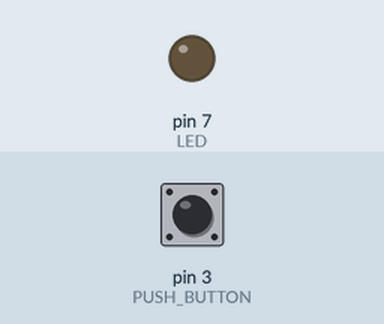
Recording of a sketch running on a simulated Arduino Uno, built with avr-gcc and run on an emulated ATmega328P. Shown: output pins drawn as LEDs (lit = HIGH). The inputs (shaded band) are chosen by the test bench; at power-on: pin 3 (PUSH_BUTTON) LOW.

Above: at 1.2 s.
1.3 s: pin 3 (PUSH_BUTTON) pulled HIGH for 0.15 s
At 2.4 s:
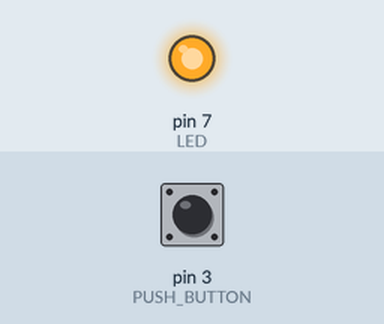
2.9 s: pin 3 (PUSH_BUTTON) pulled HIGH for 1 s
At 3.6 s:
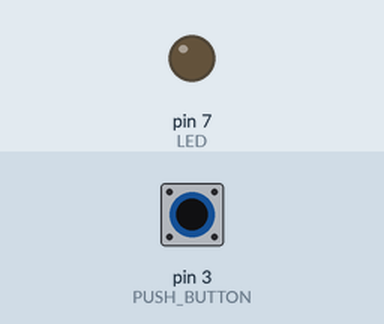
5.4 s: pin 3 (PUSH_BUTTON) pulled HIGH for 3.2 s
At 6.7 s:
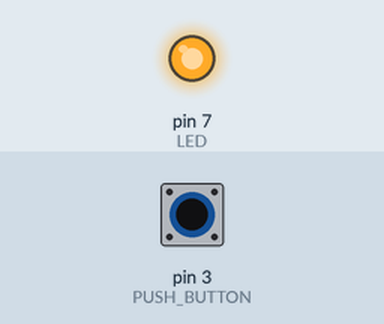
Timing chart, 0 to 8.4 s (numbered marks = the images above; inputs shaded):
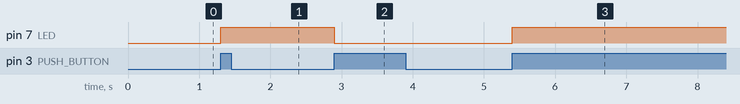

Measured:
- after the input at 1.3 s, pin 7 (LED): LOW → HIGH at once
- after the input at 2.9 s, pin 7 (LED): HIGH → LOW at once
- after the input at 5.4 s, pin 7 (LED): LOW → HIGH at once

The sketch:

PushButton2.ino
```cpp
#define LED 7
#define PUSH_BUTTON 3
bool buttonOld = 0;
bool buttonNew;
bool ledState = 0;
void setup()
{
  pinMode(LED, OUTPUT);
  pinMode(PUSH_BUTTON, INPUT);
}

void loop()
{
  buttonNew = digitalRead(PUSH_BUTTON);
  if(buttonNew == 1 && buttonOld == 0)
  {
    ledState = !ledState;
    digitalWrite(LED, ledState);
  }
  buttonOld = buttonNew;
}
```
